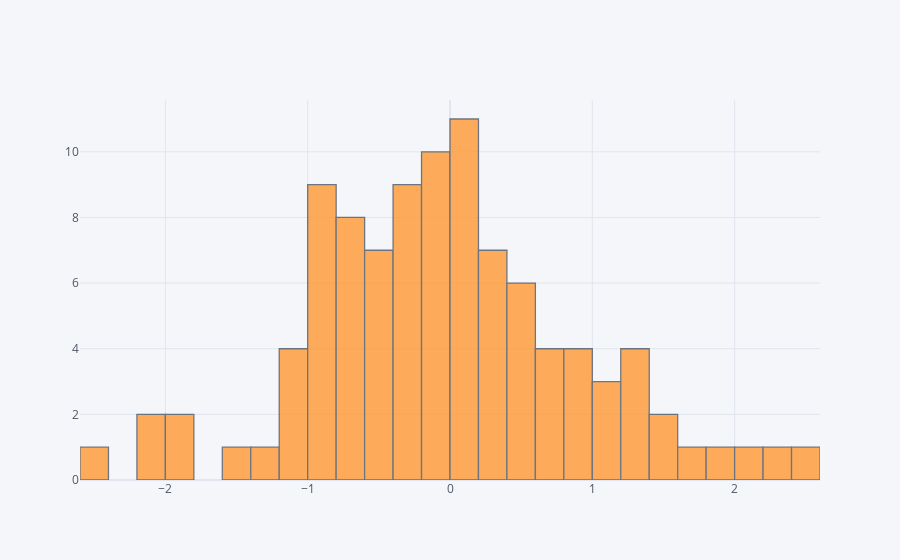

The cell this chart's notebook holds for it:
### Code cell
df['A'].iplot(kind='hist',bins=25)

### Figure 1 — Plotly figure (JSON) as saved in the notebook; plotly's stock layout.template omitted (floating-point values rounded to 4 significant figures)
{"data": [{"histfunc": "count", "histnorm": "", "marker": {"color": "rgba(255, 153, 51, 1.0)", "line": {"color": "#4D5663", "width": 1.3}}, "name": "A", "nbinsx": 25, "opacity": 0.8, "orientation": "v", "type": "histogram", "x": [1.097, -0.8556, 0.1262, -0.8282, 0.8561, 0.562, 2.168, 0.8686, -1.929, 0.5437, -0.9575, -0.2491, 1.593, 1.296, -0.3059, -2.514, -0.1843, -0.1193, 0.04098, 0.5915, -1.913, -0.4234, -0.3732, 0.3974, -1.069, -2.114, 0.02662, 0.03208, 2.235, 0.3865, -0.2766, -0.9742, -0.03742, -0.6957, 0.2625, -0.3706, 0.1941, -0.4713, -0.7438, -0.8618, 1.227, -2.116, -0.3931, -0.7537, -0.2586, -0.3648, 0.2837, -0.7427, 0.5139, -1.122, 2.463, 0.3268, -1.136, 1.101, 0.5331, 1.03, -1.548, -0.1435, 0.6153, 0.1758, -0.1408, 0.9616, -0.1827, -1.249, -0.6844, -0.945, -0.4159, 1.64, 0.1509, -0.7602, 0.1667, -0.6141, 0.1225, 0.03555, -0.07127, -0.4729, -0.177, 0.4618, 0.9015, -1.062, 0.2432, -0.5198, -0.3779, -0.9298, 0.7464, 1.314, -0.1179, -0.9006, 0.3189, -0.6014, 0.6392, -0.4101, -0.4408, 0.02667, 0.7552, 1.278, 1.953, 1.408, -0.04995, -0.8871]}], "layout": {"barmode": "overlay", "legend": {"bgcolor": "#F5F6F9", "font": {"color": "#4D5663"}}, "paper_bgcolor": "#F5F6F9", "plot_bgcolor": "#F5F6F9", "title": {"font": {"color": "#4D5663"}}, "xaxis": {"gridcolor": "#E1E5ED", "showgrid": true, "tickfont": {"color": "#4D5663"}, "title": {"font": {"color": "#4D5663"}, "text": ""}, "zerolinecolor": "#E1E5ED"}, "yaxis": {"gridcolor": "#E1E5ED", "showgrid": true, "tickfont": {"color": "#4D5663"}, "title": {"font": {"color": "#4D5663"}, "text": ""}, "zerolinecolor": "#E1E5ED"}}}
